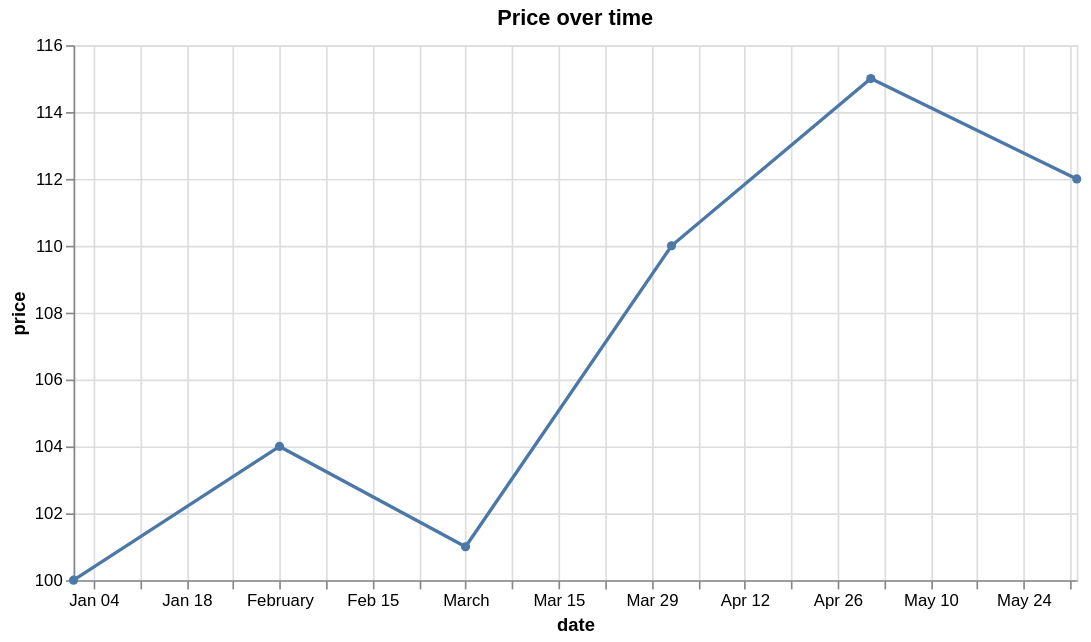

The Vega-Lite source for this figure:
### Vega-Lite specification from a JSON file in a GitHub repository (floating-point values rounded to 4 significant figures)
{"$schema": "https://vega.github.io/schema/vega-lite/v6.json", "title": "Price over time", "data": {"values": [{"date": "2026-01-01", "price": 100.0}, {"date": "2026-02-01", "price": 104.0}, {"date": "2026-03-01", "price": 101.0}, {"date": "2026-04-01", "price": 110.0}, {"date": "2026-05-01", "price": 115.0}, {"date": "2026-06-01", "price": 112.0}]}, "mark": {"type": "line", "point": true}, "width": 600, "height": 320, "encoding": {"x": {"field": "date", "type": "temporal", "scale": {"type": "utc"}}, "y": {"field": "price", "type": "quantitative", "scale": {"zero": false}}}}
